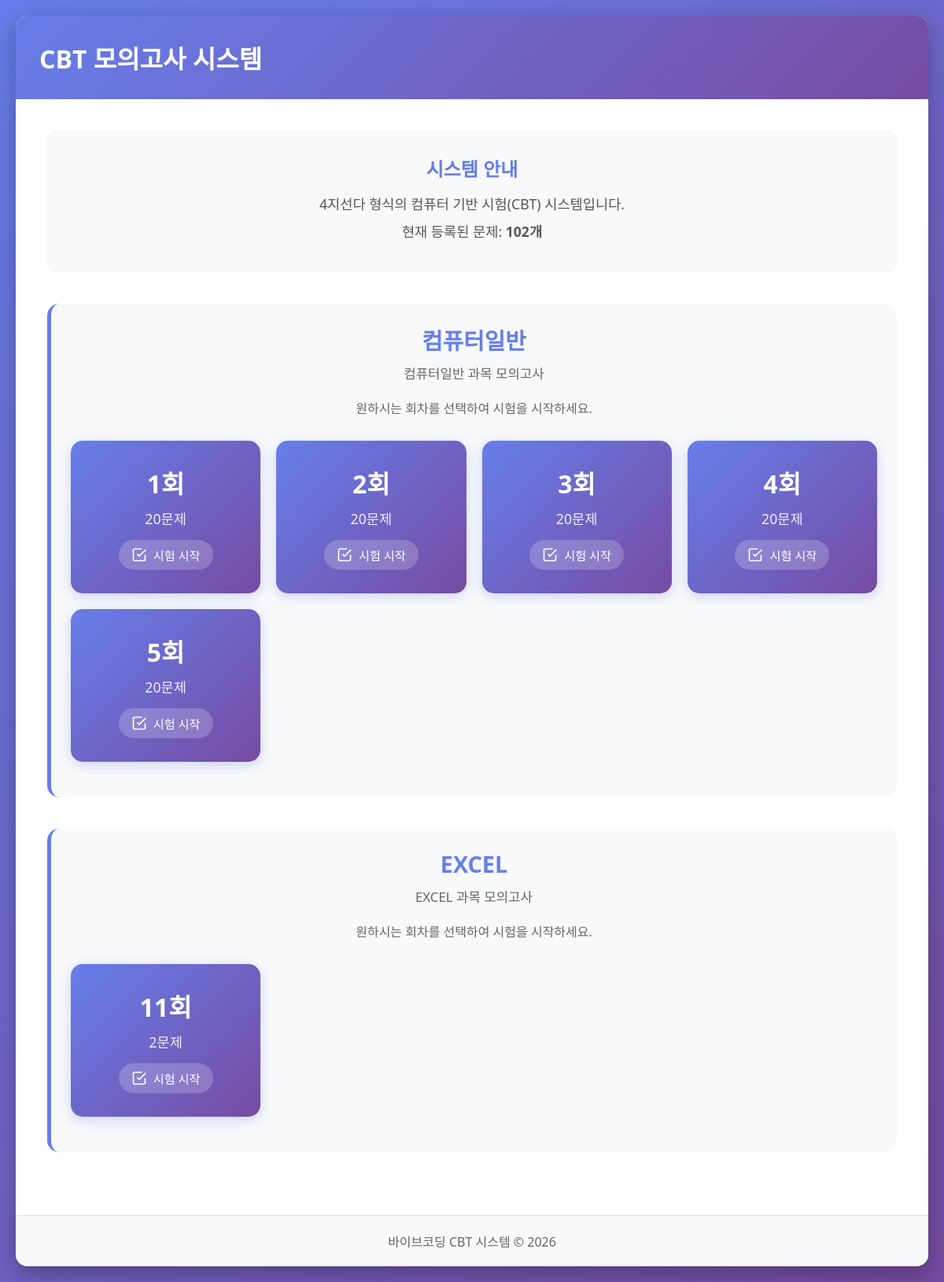
The page / on the database its author committed.
### tables this page shows
CREATE TABLE subjects (
            id INTEGER PRIMARY KEY AUTOINCREMENT,
            name TEXT NOT NULL UNIQUE,
            description TEXT,
            created_at TIMESTAMP DEFAULT CURRENT_TIMESTAMP
        );

### app.py (the view)
@app.route('/')
def index():
    question_count = db.get_question_count()
    subjects = db.get_all_subjects()
    subject_info = []
    for subject in subjects:
        exam_sets = db.get_exam_sets_by_subject(subject['id'])
        exam_set_list = []
        for exam_set in exam_sets:
            questions = db.get_questions_by_subject_and_exam_set(subject['id'], exam_set)
            exam_set_list.append({'set_number': exam_set, 'count': len(questions)})
        subject_info.append({
            'id': subject['id'],
            'name': subject['name'],
            'description': subject['description'],
            'exam_sets': exam_set_list
        })
    return render_template('index.html',
                         question_count=question_count,
                         subject_info=subject_info)

### database.py (called while the page is built)
def get_question_count():
    conn = sqlite3.connect(DATABASE_PATH)
    cursor = conn.cursor()
    cursor.execute('SELECT COUNT(*) FROM questions')
    count = cursor.fetchone()[0]
    conn.close()
    return count

def get_all_subjects():
    conn = sqlite3.connect(DATABASE_PATH)
    conn.row_factory = sqlite3.Row
    cursor = conn.cursor()
    cursor.execute('SELECT * FROM subjects ORDER BY id')
    subjects = cursor.fetchall()
    conn.close()
    return subjects

def get_exam_sets_by_subject(subject_id):
    conn = sqlite3.connect(DATABASE_PATH)
    cursor = conn.cursor()
    cursor.execute('SELECT DISTINCT exam_set FROM questions WHERE subject_id = ? ORDER BY exam_set',
                  (subject_id,))
    exam_sets = [row[0] for row in cursor.fetchall()]
    conn.close()
    return exam_sets

def get_questions_by_subject_and_exam_set(subject_id, exam_set):
    conn = sqlite3.connect(DATABASE_PATH)
    conn.row_factory = sqlite3.Row
    cursor = conn.cursor()
    cursor.execute('SELECT * FROM questions WHERE subject_id = ? AND exam_set = ? ORDER BY id',
                  (subject_id, exam_set))
    questions = cursor.fetchall()
    conn.close()
    return questions

### templates/index.html (shortened to what this page needs)
<!DOCTYPE html>
<html lang="ko">
<head>
    <link rel="stylesheet" href="{{ url_for('static', filename='css/style.css') }}">
</head>
<body>
    <div class="container">
        <header>
            <h1>CBT 모의고사 시스템</h1>
        </header>
        <main class="main-content">
            <div class="info-box">
                <h2>시스템 안내</h2>
                <p>4지선다 형식의 컴퓨터 기반 시험(CBT) 시스템입니다.</p>
                <p>현재 등록된 문제: <strong>{{ question_count }}개</strong></p>
            </div>
            {% if subject_info %}
                {% for subject in subject_info %}
                <div class="subject-section">
                    <h2>{{ subject.name }}</h2>
                    {% if subject.description %}
                    <p class="subject-description">{{ subject.description }}</p>
                    {% endif %}
                    {% if subject.exam_sets %}
                    <p class="exam-set-description">원하시는 회차를 선택하여 시험을 시작하세요.</p>
                    <div class="exam-set-grid">
                        {% for exam_info in subject.exam_sets %}
                        <a href="{{ url_for('exam', subject_id=subject.id, exam_set=exam_info.set_number) }}" class="exam-set-card">
                            <div class="exam-set-number">{{ exam_info.set_number }}회</div>
                            <div class="exam-set-count">{{ exam_info.count }}문제</div>
                            <div class="exam-set-action">
                                <svg width="20" height="20" viewBox="0 0 24 24" fill="none" stroke="currentColor" stroke-width="2">
                                    <path d="M9 11l3 3L22 4"></path>
                                    <path d="M21 12v7a2 2 0 01-2 2H5a2 2 0 01-2-2V5a2 2 0 012-2h11"></path>
                                </svg>
                                시험 시작
                            </div>
                        </a>
                        {% endfor %}
                    </div>
                    {% else %}
                    <div class="empty-state">
                        <p>이 과목에 등록된 문제가 없습니다.</p>
                    </div>
                    {% endif %}
                </div>
                {% endfor %}
            {% else %}
            <div class="empty-state">
                <p>등록된 과목이 없습니다.</p>
                <p>관리자 페이지에서 과목을 추가해주세요.</p>
            </div>
            {% endif %}
        </main>
        <footer>
            <p>바이브코딩 CBT 시스템 &copy; 2026</p>
        </footer>
    </div>
</body>
</html>

### static/css/style.css (style rules this page uses)
* { margin: 0; padding: 0; box-sizing: border-box; }
body { font-family: 'Segoe UI', Tahoma, Geneva, Verdana, sans-serif; background: linear-gradient(135deg, #667eea 0%, #764ba2 100%); min-height: 100vh; padding: 20px; color: #333; }
.container { max-width: 1200px; margin: 0 auto; background: white; border-radius: 15px; box-shadow: 0 10px 30px rgba(0, 0, 0, 0.3); overflow: hidden; }
header { background: linear-gradient(135deg, #667eea 0%, #764ba2 100%); color: white; padding: 30px; display: flex; justify-content: space-between; align-items: center; }
header h1 { font-size: 2em; font-weight: 600; }
main { padding: 40px; }
.main-content { text-align: center; }
.info-box { background: #f8f9fa; border-radius: 10px; padding: 30px; margin-bottom: 30px; }
.info-box h2 { color: #667eea; margin-bottom: 15px; }
.info-box p { font-size: 1.1em; color: #555; margin: 10px 0; }
.subject-section { margin: 40px 0; padding: 25px; background: #f8f9fa; border-radius: 15px; border-left: 5px solid #667eea; }
.subject-section h2 { color: #667eea; text-align: center; margin-bottom: 10px; font-size: 1.8em; }
.subject-description { text-align: center; color: #666; margin-bottom: 20px; font-size: 1.05em; }
.exam-set-description { text-align: center; color: #666; margin-bottom: 30px; }
.exam-set-grid { display: grid; grid-template-columns: repeat(auto-fill, minmax(200px, 1fr)); gap: 20px; margin-bottom: 20px; }
.exam-set-card { background: linear-gradient(135deg, #667eea 0%, #764ba2 100%); border-radius: 15px; padding: 30px 20px; text-align: center; color: white; text-decoration: none; transition: all 0.3s ease; box-shadow: 0 4px 15px rgba(102, 126, 234, 0.3); }
.exam-set-number { font-size: 2em; font-weight: 700; margin-bottom: 10px; }
.exam-set-count { font-size: 1.1em; margin-bottom: 15px; opacity: 0.9; }
.exam-set-action { display: inline-flex; align-items: center; gap: 8px; padding: 8px 16px; background: rgba(255, 255, 255, 0.2); border-radius: 20px; font-weight: 500; font-size: 0.95em; }
footer { background: #f8f9fa; padding: 20px; text-align: center; color: #666; border-top: 1px solid #ddd; }

### rows shown on the page
subjects: name "컴퓨터일반", description "컴퓨터일반 과목 모의고사", set_number "1" "2" "3" "4" "5", count "20" "20" "20" "20" "20"
subjects: name "EXCEL", description "EXCEL 과목 모의고사", set_number "11", count "2"

### other values the page prints
{{ question_count }} "102"
